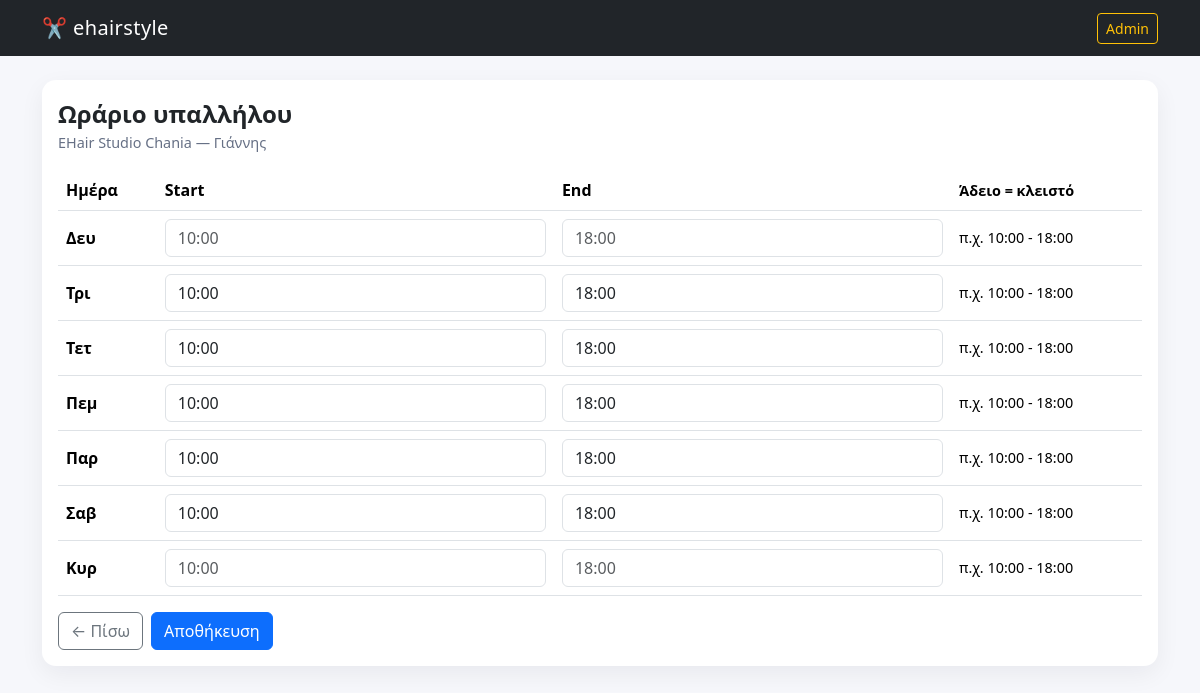
/admin/hours/2 (signed in), run on the app's committed database.
### app.py (models this page shows)
class Shop(db.Model):
    id = db.Column(db.Integer, primary_key=True)
    name = db.Column(db.String(140), nullable=False)
    city = db.Column(db.String(80), nullable=False, default="Χανιά")
    area = db.Column(db.String(80), nullable=False, default="")
    category = db.Column(db.String(80), nullable=False, default="Hair")
    address = db.Column(db.String(200), nullable=True)
    phone = db.Column(db.String(50), nullable=True)
    description = db.Column(db.String(800), nullable=True)
    is_open = db.Column(db.Boolean, nullable=False, default=True)

class Staff(db.Model):
    id = db.Column(db.Integer, primary_key=True)
    shop_id = db.Column(db.Integer, db.ForeignKey("shop.id"), nullable=False)
    name = db.Column(db.String(120), nullable=False)
    title = db.Column(db.String(80), nullable=True)
    is_active = db.Column(db.Boolean, nullable=False, default=True)

class StaffHours(db.Model):
    id = db.Column(db.Integer, primary_key=True)
    staff_id = db.Column(db.Integer, db.ForeignKey("staff.id"), nullable=False)
    weekday = db.Column(db.Integer, nullable=False)  # 0 Mon .. 6 Sun
    start_hm = db.Column(db.String(5), nullable=False, default="10:00")
    end_hm = db.Column(db.String(5), nullable=False, default="18:00")

### app.py (the view, shortened to what this page needs)
@app.route("/admin/hours/<int:staff_id>", methods=["GET", "POST"])
def admin_hours(staff_id: int):
    if not admin_required():
        return redirect(url_for("admin_login"))
    staff = Staff.query.get_or_404(staff_id)
    shop = Shop.query.get(staff.shop_id)
    hours = StaffHours.query.filter_by(staff_id=staff_id).order_by(StaffHours.weekday.asc()).all()
    return render_template("admin_hours.html", app_name=APP_NAME, staff=staff, shop=shop, hours=hours)

### app.py (called while the page is built)
def admin_required():
    return session.get("is_admin") is True

### templates/admin_hours.html
{% extends "base.html" %}
{% block content %}
<div class="card">
  <div class="card-body">
    <div class="fs-4 fw-bold">Ωράριο υπαλλήλου</div>
    <div class="small-muted">{{ shop.name }} — {{ staff.name }}</div>
    {% set by_wd = {} %}
    {% for h in hours %}
      {% set _ = by_wd.update({h.weekday: h}) %}
    {% endfor %}
    <form method="post" class="mt-3">
      <div class="table-responsive">
        <table class="table align-middle">
          <thead>
            <tr><th>Ημέρα</th><th>Start</th><th>End</th><th class="small-muted">Άδειο = κλειστό</th></tr>
          </thead>
          <tbody>
            {% for wd, label in [(0,"Δευ"),(1,"Τρι"),(2,"Τετ"),(3,"Πεμ"),(4,"Παρ"),(5,"Σαβ"),(6,"Κυρ")] %}
              <tr>
                <td class="fw-bold">{{ label }}</td>
                <td><input class="form-control" name="start_{{wd}}" value="{{ by_wd.get(wd).start_hm if by_wd.get(wd) else '' }}" placeholder="10:00"></td>
                <td><input class="form-control" name="end_{{wd}}" value="{{ by_wd.get(wd).end_hm if by_wd.get(wd) else '' }}" placeholder="18:00"></td>
                <td class="small-muted">π.χ. 10:00 - 18:00</td>
              </tr>
            {% endfor %}
          </tbody>
        </table>
      </div>
      <div class="d-flex gap-2">
        <a class="btn btn-outline-secondary" href="{{ url_for('admin_dashboard') }}">← Πίσω</a>
        <button class="btn btn-primary">Αποθήκευση</button>
      </div>
    </form>
  </div>
</div>
{% endblock %}

### static/style.css (style rules this page uses)
:root { --card-radius: 14px; }
body { background: #f6f7fb; }
.card { border: 0; border-radius: var(--card-radius); box-shadow: 0 8px 24px rgba(16,24,40,.06); }
a { text-decoration: none; }
.small-muted { color: #667085; font-size: .9rem; }

### data on the page
Shop: name "EHair Studio Chania"
Staff: name "Γιάννης"
StaffHours: get "10:00", get "18:00"
StaffHours: get "10:00", get "18:00"
StaffHours: get "10:00", get "18:00"
StaffHours: get "10:00", get "18:00"
StaffHours: get "10:00", get "18:00"

### other printed values
{{ app_name }} "ehairstyle"
{{ label }} "Δευ" "Τρι" "Τετ" "Πεμ" "Παρ" "Σαβ" "Κυρ"
